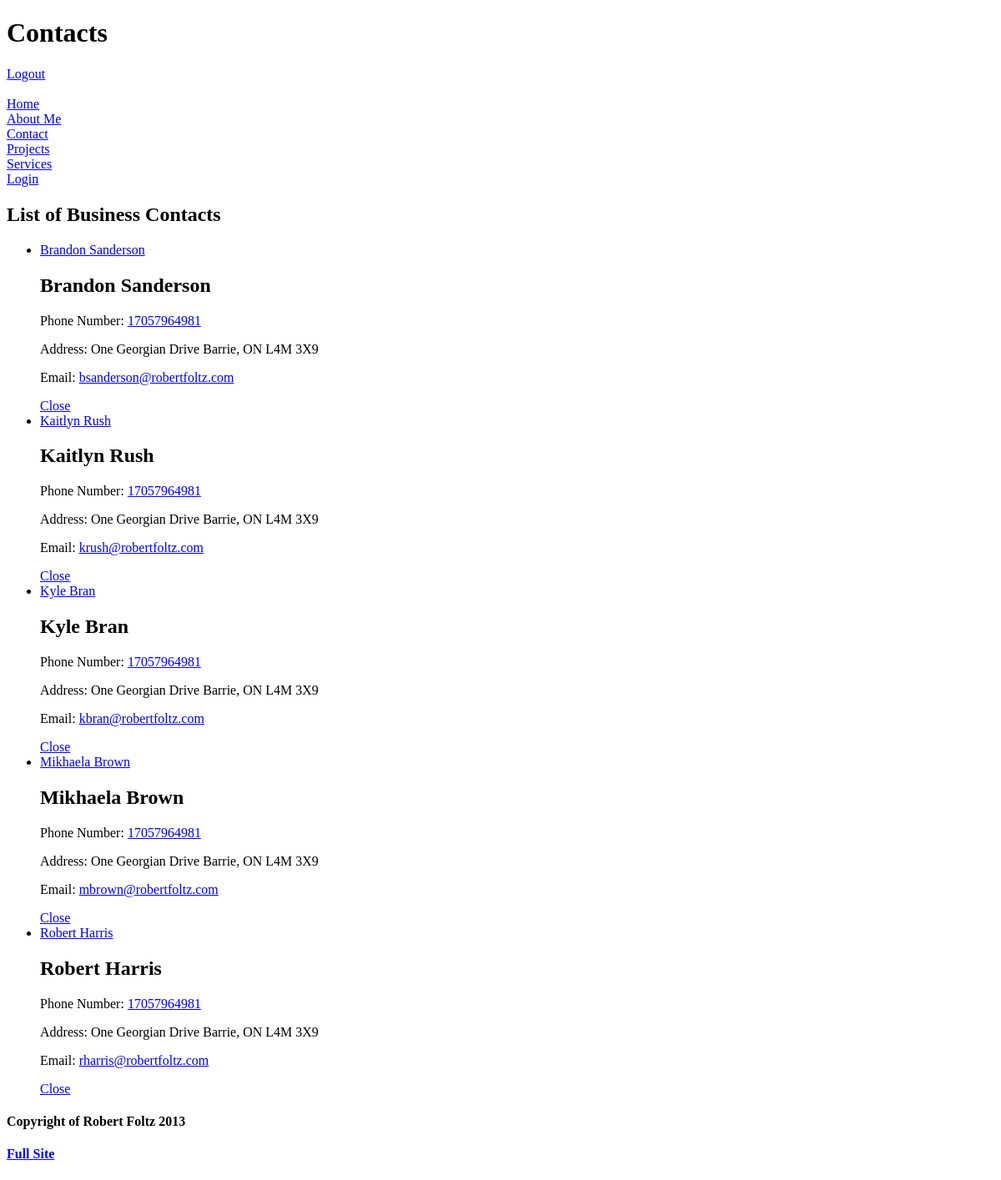
/contacts.php (signed in), run on the app's committed database.
### tables this page shows
CREATE TABLE contacts
(
ContactId INT NOT NULL AUTO_INCREMENT,
ContactName VARCHAR(60) NOT NULL, 
PhoneNum VARCHAR(11) NOT NULL, 
Address VARCHAR(200) NOT NULL,
Email VARCHAR(50) NOT NULL,
PRIMARY KEY (ContactId)
);

### Connections/authority.php (called while the page is built, shortened)
<?php
$logoutAction = $_SERVER['PHP_SELF']."?doLogout=true";
?>

### contacts.php (the view, shortened to what this page needs)
<?php require_once('Connections/dbConnection.php'); ?>
<?php require_once('Connections/authority.php'); ?>
<?php
$query = "select * from contacts order by ContactName asc";
$contacts = $db->query($query);
?>
<!DOCTYPE html>
<html>
<head>
	<link rel="stylesheet" href="css/themes/custom-theme.css" />
	<link rel="stylesheet" href="http://code.jquery.com/mobile/1.3.0/jquery.mobile.structure-1.3.0.min.css" />
    <link rel="stylesheet" href="css/flexslider.css" type="text/css" media="screen" />
	<link rel="stylesheet" href="css/local.css" />
</head>
<body>
	<div data-role="page" data-theme="a" id="contacts-page" data-add-back-btn="true">
		<header data-role="header">
            <h1>Contacts</h1>
            <a data-role="button" data-inline="true" data-mini="true" class="ui-btn-right" href="<?php echo $logoutAction ?>" >Logout</a>
        </header>
		<div class="ui-grid-b">
			<div class="ui-block-a"><a href="index.php" data-role="button" data-mini="true" data-icon="home" data-iconpos="top" data-corners="false" data-theme="a">Home</a></div>
			<div class="ui-block-b"><a href="about.php" data-role="button" data-mini="true" data-icon="edit" data-iconpos="top" data-corners="false" data-theme="a">About Me</a></div>
			<div class="ui-block-c"><a href="contact.php" data-role="button" data-mini="true" data-icon="search" data-iconpos="top" data-corners="false" data-theme="a">Contact</a></div>
		</div>
		<div class="ui-grid-b">
			<div class="ui-block-a"><a href="projects.php" data-role="button" data-mini="true" data-icon="gear" data-iconpos="top" data-corners="false" data-theme="a">Projects</a></div>
			<div class="ui-block-b"><a href="services.php" data-role="button" data-mini="true" data-icon="check" data-iconpos="top" data-corners="false" data-theme="a">Services</a></div>
			<div class="ui-block-b"><a href="login.php" data-role="button" data-mini="true" data-icon="grid" data-iconpos="top" data-corners="false" data-theme="a">Login</a></div>
		</div>
        <section data-role="content">
			<h1>List of Business Contacts</h1>
			<ul data-role="listview" data-filter="true" data-filter-placeholder="Seach Contacts" data-inset="true">
				<?php foreach ($contacts as $contact) : ?>
					<li><a href="#popupLogin<?php echo $contact['ContactId']; ?>" data-rel="popup" data-position-to="window"><?php echo $contact['ContactName']; ?></a>
						<div data-role="popup" id="popupLogin<?php echo $contact['ContactId']; ?>" data-theme="a" data-overlay-theme="a" data-theme="a" data-dismissible="true" style="max-width:400px;" class="ui-corner-all">
							<div data-role="footer" data-theme="a" class="ui-corner-top">
								<h1><?php echo $contact['ContactName']; ?></h1>
							</div>
							 <div data-role="content" data-theme="a" class="ui-corner-bottom ui-content">
								<p>Phone Number: <a href="tel:<?php echo $contact['PhoneNum']; ?>"><?php echo $contact['PhoneNum']; ?></a></p>
								<p>Address: <?php echo $contact['Address']; ?></p>
								<p>Email: <a href="mailto:<?php echo $contact['Email']; ?>"><?php echo $contact['Email']; ?></a></p>
								<a href="#" data-role="button" data-rel="back" data-mini="true" data-transition="pop" data-theme="a">Close</a>
							</div>
						</div>
				<?php endforeach; ?>
			</ul>
        </section>
        <footer data-role="footer">
            <h4>Copyright of Robert Foltz 2013</h4>
            <h4><a data-rel="external" href="http://www.robertfoltz.com/test/?full=true">Full Site</a></h4>
        </footer>
	</div>
</body>
</html>

### css/themes/custom-theme.css (style rules this page uses)
.ui-corner-all { -webkit-border-radius: .6em ; border-radius: .6em ; }
.ui-corner-all, .ui-btn-corner-all { -webkit-background-clip: padding; background-clip: padding-box; }

### data on the page
contacts: ContactName "Brandon Sanderson", PhoneNum "17057964981", Address "One Georgian Drive Barrie, ON L4M 3X9", Email "bsanderson@robertfoltz.com"
contacts: ContactName "Kaitlyn Rush", PhoneNum "17057964981", Address "One Georgian Drive Barrie, ON L4M 3X9", Email "krush@robertfoltz.com"
contacts: ContactName "Kyle Bran", PhoneNum "17057964981", Address "One Georgian Drive Barrie, ON L4M 3X9", Email "kbran@robertfoltz.com"
contacts: ContactName "Mikhaela Brown", $contact['ContactId'] 4 (drawn), PhoneNum "17057964981", Address "One Georgian Drive Barrie, ON L4M 3X9", Email "mbrown@robertfoltz.com"
contacts: ContactName "Robert Harris", PhoneNum "17057964981", Address "One Georgian Drive Barrie, ON L4M 3X9", Email "rharris@robertfoltz.com"
